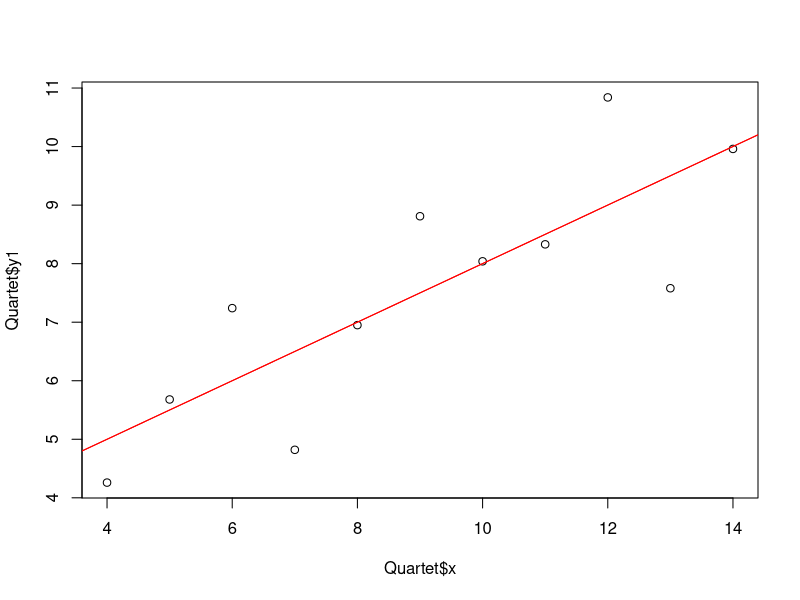
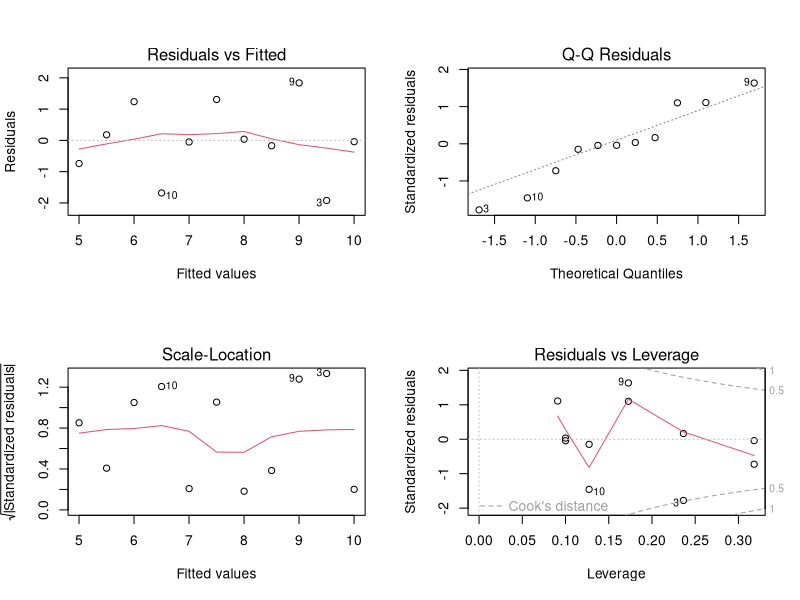
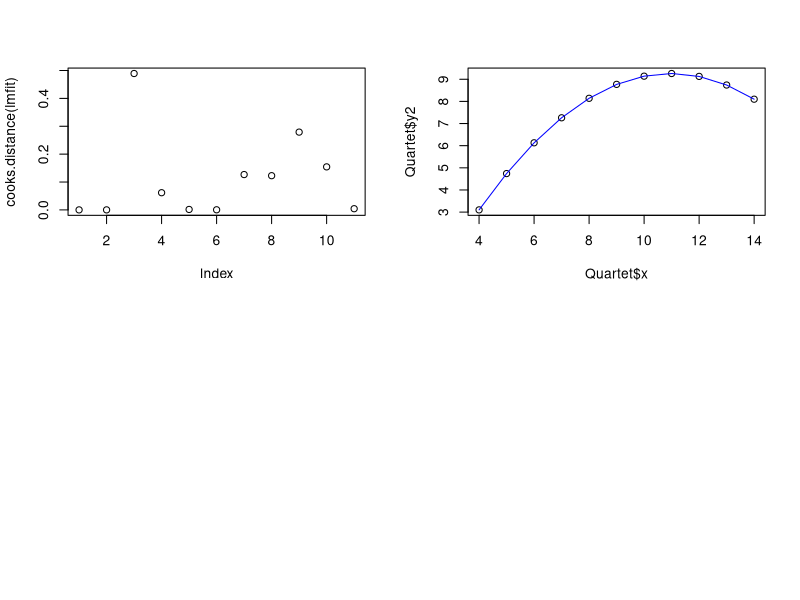

These figures' R source, in order:
library(car)
require(car)
library(MASS)
data("Quartet")

str(Quartet)

plot(Quartet$x,Quartet$y1)
lmfit <- lsfit(Quartet$x, Quartet$y1)
abline(lmfit, col = "red")

lmfit <- lm(y1~x, Quartet)
abline(lmfit, col = "red")
lmfit
summary(lmfit)
influence(lmfit)

newd <- data.frame(x = c(1,2,3,4))
predict(lmfit, newd, interval = "confidence", level = 0.95)
predict(lmfit, newd, interval = "predict")
#diagnostic plot

par(mfrow = c(2,2))
plot(lmfit)

Quartet[c(9,3,10), 1:2]
d1<-cooks.distance(lmfit)
r <- stdres(lmfit)
a <- cbind(Quartet,d1,r)

a[d1>=(4/11),]



plot(cooks.distance(lmfit))

plot(Quartet$x, Quartet$y2)
lmfit <- lm(Quartet$y2~poly(Quartet$x,2))
lines(sort(Quartet$x), lmfit$fit[order(Quartet$x)],col="blue")

predict(lmfit, newd, interval="confidence", level = 0.95)
lmfit <- lm(Quartet$y2~I(Quartet$x)+I(Quartet$x^2))

